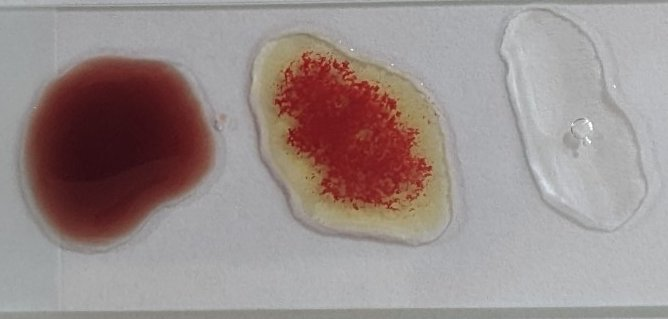
#> input picture data_backup/testvat/mau1433.jpg, 668 x 319 px
$ python sosanhfillter.py
#> lines starting #> are read from the running program, lines starting #| are printed output that depends on the picture; after the words box and inside, x2 and y2 are one past the last pixel; in counts of white or black regions, pixels touching at a corner belong together; long printed decimals are rounded
import cv2
import numpy as np
import statistics

# read image
taM=[]
tbM=[]
tcM=[]

taG=[]
tbG=[]
tcG=[]


#for i in range(2,15):
# image = cv2.imread('mau'+str(i)+'.jpg')
    #print('\nAnh mau: '+str(i))
image = cv2.imread('mau1433.jpg')
#> image is the input picture: shape (319, 668, 3); mean B, G, R 139.4, 141.1, 153.9
img=cv2.cvtColor(image, cv2.COLOR_BGR2GRAY)
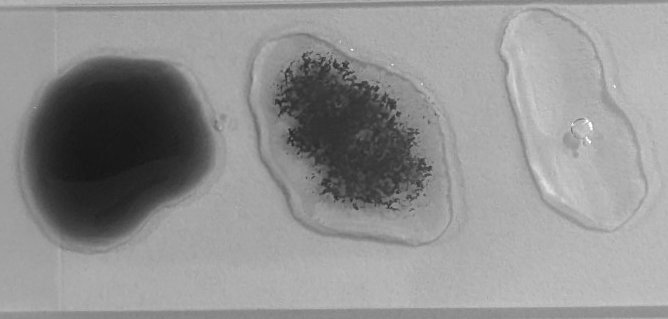
#> img: shape (319, 668); min 21, max 255, mean 144.7
# get dimensions of image
blurM = cv2.medianBlur(img, 5)
edgeM = cv2.Canny(blurM, 100, 200)
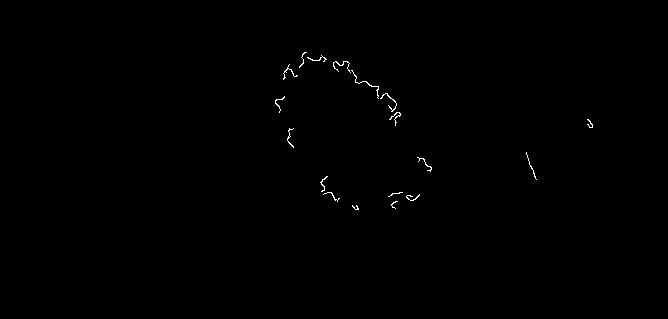
#> edgeM: shape (319, 668); 0.27% white in thin lines or dots, all inside (x1, y1, x2, y2) = (275, 52, 593, 210)

blurG = cv2.GaussianBlur(img, (9, 9), 0)
edgeG = cv2.Canny(blurG, 50, 150)
#> edgeG: shape (319, 668); 0.05% white in thin lines or dots, all inside (x1, y1, x2, y2) = (281, 60, 380, 99)

blurM2 = cv2.medianBlur(img, 5)
edgeM2 = cv2.Canny(blurM2, 10, 150)
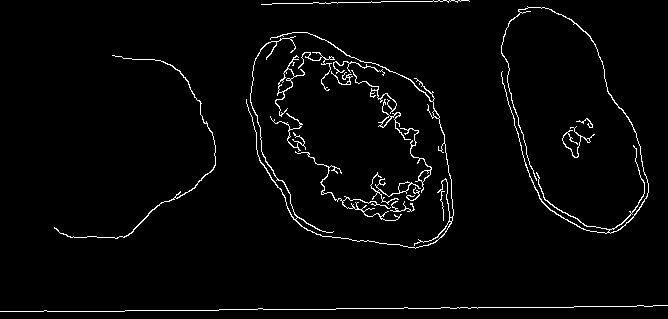
#> edgeM2: shape (319, 668); 2.7% white in thin lines or dots

blurG2 = cv2.GaussianBlur(img, (9, 9), 0)
edgeG2 = cv2.Canny(blurG2, 10, 100)
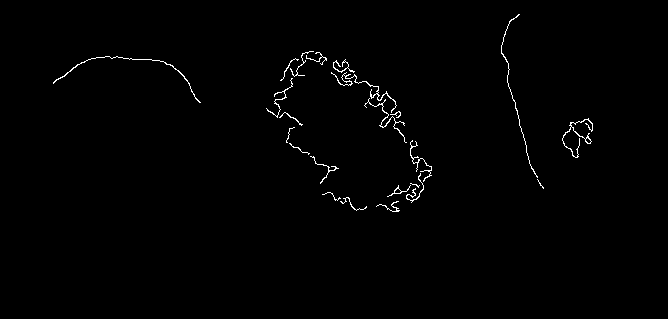
#> edgeG2: shape (319, 668); 0.84% white in thin lines or dots, all inside (x1, y1, x2, y2) = (53, 14, 593, 212)

img=edgeM
img2=edgeG

img3=edgeG2
# height, width, number of channels in image
height = img.shape[0]
#> height = 319
width = int(img.shape[1])
#> width = 668

#print(height)
#print(width)

#img[start row, end row, start col and col]
eM1=img[:,0:int(width/3)]
#> eM1: shape (319, 222); every value is 0
eM2=img[:,int(width/3):int(width/3*2)]
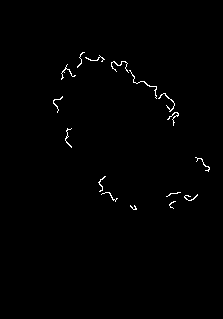
#> eM2: shape (319, 223); 0.73% white in thin lines or dots, all inside (x1, y1, x2, y2) = (53, 52, 210, 210)
eM3=img[:,int(width/3*2):int(width)]
#> eM3: shape (319, 223); 0.07% white in thin lines or dots, all inside (x1, y1, x2, y2) = (81, 119, 148, 180)

eG1=img2[:,0:int(width/3)]
eG2=img2[:,int(width/3):int(width/3*2)]
#> eG2: shape (319, 223); 0.16% white in thin lines or dots, all inside (x1, y1, x2, y2) = (59, 60, 158, 99)
eG3=img2[:,int(width/3*2):int(width)]
#> eG3: shape (319, 223); every value is 0

eeG1=img3[:,0:int(width/3)]
#> eeG1: shape (319, 222); 0.28% white in thin lines or dots, all inside (x1, y1, x2, y2) = (53, 56, 201, 103)
eeG2=img3[:,int(width/3):int(width/3*2)]
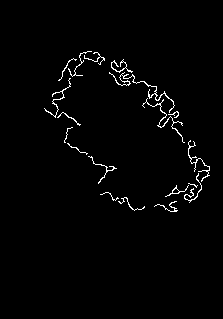
#> eeG2: shape (319, 223); 1.7% white in thin lines or dots, all inside (x1, y1, x2, y2) = (44, 51, 210, 212)
eeG3=img3[:,int(width/3*2):int(width)]
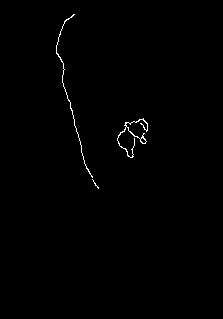
#> eeG3: shape (319, 223); 0.53% white in thin lines or dots, all inside (x1, y1, x2, y2) = (56, 14, 148, 189)

'''
a1=np.concatenate((crop,crop2,crop3),axis=0)
cv2.imshow('',a1)
cv2.waitKey(0)
'''

hist, bin =np.histogram(eM1)
#> hist = [0, 0, 0, 0, 0, 70818, 0, 0, 0, 0]; bin = [-0.5, -0.4, -0.3, -0.2, -0.1, 0, 0.1, 0.2, 0.3, 0.4, 0.5]
print('')
a=hist[-1]
#> a = 0


hist, bin =np.histogram(eM2)
#> hist = [70617, 0, 0, 0, 0, 0, 0, 0, 0, 520]; bin = [0, 25.5, 51, 76.5, 102, 127.5, 153, 178.5, 204, 229.5, 255]
b=hist[-1]
#> b = 520

hist, bin =np.histogram(eM3)
#> hist = [71084, 0, 0, 0, 0, 0, 0, 0, 0, 53]
c=hist[-1]
#> c = 53

#taM.append(a)
#tbM.append(b)
#tcM.append(c)

print('Fillter M')
print('%s %s %s'%(a,b,c))
#| 0 520 53

m = min(a, b, c)
#> m = 0
a1=a-m
#> a1 = 0
b1=b-m
#> b1 = 520
c1=c-m
#> c1 = 53
print('tru so nho nhat')
print('%s %s %s'%(a1,b1,c1))
#| 0 520 53
tong=np.mean([a1,b1,c1,m])
#> tong = 143.2
print('so nho nhat')
print(m)
#| 0
print('trung binh cong:')
print(np.mean([a1,b1,c1]))
#| 191.0
print('phuong phai di do khum nho ten:')
print(tong)
#| 143.25

m=min(a,b,c)
a1=a-m
b1=b-m
c1=c-m
print('%s %s %s'%(a1,b1,c1))
#| 0 520 53
taM.append(a1)
tbM.append(b1)
tcM.append(c1)


'''
m=min(a,b,c)
a1=a-m
b1=b-m
c1=c-m
print('%s %s %s'%(a1,b1,c1))
tong=np.mean([a1,b1,c1,m])
print(m)
print(np.mean([a1,b1,c1]))
print(tong)
'''

hist, bin =np.histogram(eG1)
#> hist = [0, 0, 0, 0, 0, 70818, 0, 0, 0, 0]; bin = [-0.5, -0.4, -0.3, -0.2, -0.1, 0, 0.1, 0.2, 0.3, 0.4, 0.5]
print('')
a=hist[-1]
#taG.append(a)
hist, bin =np.histogram(eG2)
#> hist = [71020, 0, 0, 0, 0, 0, 0, 0, 0, 117]; bin = [0, 25.5, 51, 76.5, 102, 127.5, 153, 178.5, 204, 229.5, 255]
b=hist[-1]
#> b = 117
#tbG.append(b)

hist, bin =np.histogram(eG3)
#> hist = [0, 0, 0, 0, 0, 71137, 0, 0, 0, 0]; bin = [-0.5, -0.4, -0.3, -0.2, -0.1, 0, 0.1, 0.2, 0.3, 0.4, 0.5]
c=hist[-1]
#> c = 0
#tcG.append(c)

print('Fillter G')
print('%s %s %s'%(a,b,c))
#| 0 117 0

m = min(a, b, c)
a1=a-m
b1=b-m
#> b1 = 117
c1=c-m
#> c1 = 0
print('tru so nho nhat')
print('%s %s %s'%(a1,b1,c1))
#| 0 117 0
tong=np.mean([a1,b1,c1,m])
#> tong = 29.25
print('so nho nhat')
print(m)
#| 0
print('trung binh cong:')
print(np.mean([a1,b1,c1]))
#| 39.0
print('phuong phai di do khum nho ten:')
print(tong)
#| 29.25
taG.append(a1)
tbG.append(b1)
tcG.append(c1)


print('Cac ket qua trung binh')
'''
print('Fillter M')
print(statistics.mean(taM))
print(statistics.mean(tbM))
print(statistics.mean(tcM))
print('Fillter G')
print(statistics.mean(taG))
print(statistics.mean(tbG))
print(statistics.mean(tcG))
'''

print('Fillter M')
print(taM)
#| [0]
print(tbM)
#| [520]
print(tcM)
#| [53]
print('Fillter G')
print(taG)
#| [0]
print(tbG)
#| [117]
print(tcG)
#| [0]

print('Do lech chuan')
print('Fillter M')
print(np.std(taM))
#| 0.0
print(np.std(tbM))
#| 0.0
print(np.std(tcM))
#| 0.0
print('Fillter G')
print(np.std(taG))
#| 0.0
print(np.std(tbG))
#| 0.0
print(np.std(tcG))
#| 0.0


print("")
hist, bin =np.histogram(eeG1)
#> hist = [70617, 0, 0, 0, 0, 0, 0, 0, 0, 201]; bin = [0, 25.5, 51, 76.5, 102, 127.5, 153, 178.5, 204, 229.5, 255]
print('')
a3=hist[-1]
#> a3 = 201


hist, bin =np.histogram(eeG2)
#> hist = [69923, 0, 0, 0, 0, 0, 0, 0, 0, 1214]
b3=hist[-1]
#> b3 = 1214

hist, bin =np.histogram(eeG3)
#> hist = [70758, 0, 0, 0, 0, 0, 0, 0, 0, 379]
c3=hist[-1]
#> c3 = 379

print('Fillter G2')
print('%s %s %s'%(a3,b3,c3))
#| 201 1214 379

$ run again, with data_backup/testvat/mau1.jpg copied over data_backup/testvat/mau1433.jpg
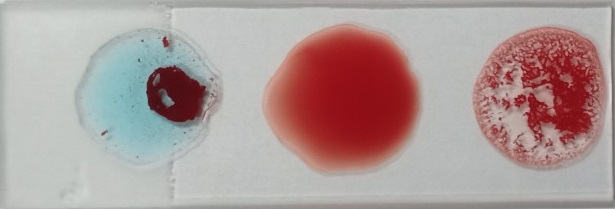
#> input picture data_backup/testvat/mau1.jpg, 615 x 209 px
#> image is the input picture: shape (209, 615, 3); mean B, G, R 153.3, 154.8, 174.5
#> `edgeM = cv2.Canny(blurM, 100, 200)`:
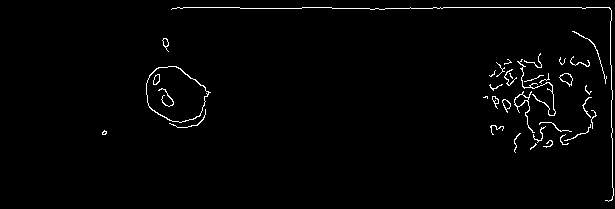
#> edgeM: shape (209, 615); 1.7% white in thin lines or dots, all inside (x1, y1, x2, y2) = (102, 7, 614, 202)
#> edgeG: shape (209, 615); 1.3% white in thin lines or dots, all inside (x1, y1, x2, y2) = (146, 6, 613, 204)
#> edgeM2: shape (209, 615); 4.7% white in thin lines or dots
#> edgeG2: shape (209, 615); 2.7% white in thin lines or dots, all inside (x1, y1, x2, y2) = (86, 4, 613, 207)
#> eM1: shape (209, 205); 0.97% white in thin lines or dots, all inside (x1, y1, x2, y2) = (102, 7, 205, 135)
#> eM2: shape (209, 205); 0.54% white in thin lines or dots, all inside (x1, y1, x2, y2) = (0, 7, 205, 115)
#> eM3: shape (209, 205); 3.5% white in thin lines or dots
#> eG1: shape (209, 205); 0.81% white in thin lines or dots, all inside (x1, y1, x2, y2) = (146, 7, 205, 123)
#> eG2: shape (209, 205); 0.51% white in thin lines or dots, all inside (x1, y1, x2, y2) = (0, 7, 205, 100)
#> eG3: shape (209, 205); 2.7% white in thin lines or dots
#> eeG1: shape (209, 205); 1.4% white in thin lines or dots, all inside (x1, y1, x2, y2) = (86, 4, 205, 207)
#> eeG2: shape (209, 205); 1% white in thin lines or dots
#> `eeG3=img3[:,int(width/3*2):int(width)]`:
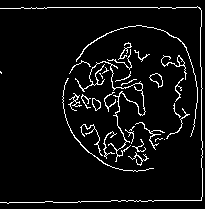
#> eeG3: shape (209, 205); 5.8% white in thin lines or dots
#> `hist, bin =np.histogram(eM1)`: hist = [42430, 0, 0, 0, 0, 0, 0, 0, 0, 415]; bin = [0, 25.5, 51, 76.5, 102, 127.5, 153, 178.5, 204, 229.5, 255]
#> `a=hist[-1]`: a = 415
#> `hist, bin =np.histogram(eM2)`: hist = [42615, 0, 0, 0, 0, 0, 0, 0, 0, 230]
#> `b=hist[-1]`: b = 230
#> `hist, bin =np.histogram(eM3)`: hist = [41357, 0, 0, 0, 0, 0, 0, 0, 0, 1488]
#> `c=hist[-1]`: c = 1488
#| 415 230 1488
#> `m = min(a, b, c)`: m = 230
#> `a1=a-m`: a1 = 185
#> b1 = 0
#> `c1=c-m`: c1 = 1258
#| 185 0 1258
#> `tong=np.mean([a1,b1,c1,m])`: tong = 418.2
#| 230
#| 481.0
#| 418.25
#| 185 0 1258
#> `hist, bin =np.histogram(eG1)`: hist = [42498, 0, 0, 0, 0, 0, 0, 0, 0, 347]
#> `a=hist[-1]`: a = 347
#> `hist, bin =np.histogram(eG2)`: hist = [42625, 0, 0, 0, 0, 0, 0, 0, 0, 220]
#> `b=hist[-1]`: b = 220
#> `hist, bin =np.histogram(eG3)`: hist = [41695, 0, 0, 0, 0, 0, 0, 0, 0, 1150]
#> `c=hist[-1]`: c = 1150
#| 347 220 1150
#> `m = min(a, b, c)`: m = 220
#> `a1=a-m`: a1 = 127
#> `c1=c-m`: c1 = 930
#| 127 0 930
#> `tong=np.mean([a1,b1,c1,m])`: tong = 319.2
#| 220
#| 352.333
#| 319.25
#| [185]
#| [0]
#| [1258]
#| [127]
#| [0]
#| [930]
#| 0.0
#| 0.0
#| 0.0
#| 0.0
#| 0.0
#| 0.0
#> `hist, bin =np.histogram(eeG1)`: hist = [42259, 0, 0, 0, 0, 0, 0, 0, 0, 586]
#> a3 = 586
#> `hist, bin =np.histogram(eeG2)`: hist = [42412, 0, 0, 0, 0, 0, 0, 0, 0, 433]
#> b3 = 433
#> `hist, bin =np.histogram(eeG3)`: hist = [40351, 0, 0, 0, 0, 0, 0, 0, 0, 2494]
#> c3 = 2494
#| 586 433 2494

$ run again, with data_backup/testvat/mau10.jpg copied over data_backup/testvat/mau1433.jpg
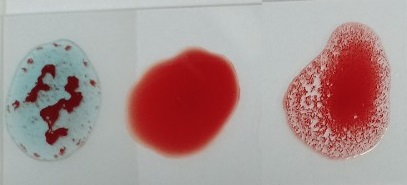
#> input picture data_backup/testvat/mau10.jpg, 407 x 185 px
#> image is the input picture: shape (185, 407, 3); mean B, G, R 145.9, 147, 170.8
#> `edgeM = cv2.Canny(blurM, 100, 200)`:
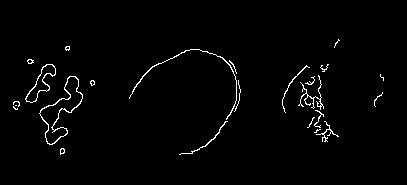
#> edgeM: shape (185, 407); 1.7% white in thin lines or dots, all inside (x1, y1, x2, y2) = (13, 39, 384, 155)
#> edgeG: shape (185, 407); 1.7% white in thin lines or dots, all inside (x1, y1, x2, y2) = (13, 22, 382, 156)
#> edgeM2: shape (185, 407); 4% white in thin lines or dots, all inside (x1, y1, x2, y2) = (13, 22, 392, 162)
#> edgeG2: shape (185, 407); 3% white in thin lines or dots, all inside (x1, y1, x2, y2) = (11, 22, 390, 161)
#> eM1: shape (185, 135); 2.2% white in thin lines or dots, all inside (x1, y1, x2, y2) = (13, 46, 135, 155)
#> eM2: shape (185, 136); 1.3% white in thin lines or dots, all inside (x1, y1, x2, y2) = (0, 49, 106, 155)
#> eM3: shape (185, 136); 1.8% white in thin lines or dots, all inside (x1, y1, x2, y2) = (11, 39, 113, 142)
#> eG1: shape (185, 135); 2.3% white in thin lines or dots, all inside (x1, y1, x2, y2) = (13, 45, 135, 155)
#> eG2: shape (185, 136); 1.3% white in thin lines or dots, all inside (x1, y1, x2, y2) = (0, 49, 104, 156)
#> eG3: shape (185, 136); 1.5% white in thin lines or dots, all inside (x1, y1, x2, y2) = (29, 22, 111, 139)
#> eeG1: shape (185, 135); 2.4% white in thin lines or dots, all inside (x1, y1, x2, y2) = (11, 45, 135, 155)
#> `eeG3=img3[:,int(width/3*2):int(width)]`:
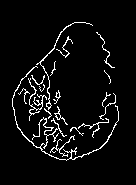
#> eeG3: shape (185, 136); 5.2% white in thin lines or dots, all inside (x1, y1, x2, y2) = (12, 22, 119, 161)
#> `hist, bin =np.histogram(eM1)`: hist = [24438, 0, 0, 0, 0, 0, 0, 0, 0, 537]; bin = [0, 25.5, 51, 76.5, 102, 127.5, 153, 178.5, 204, 229.5, 255]
#> `a=hist[-1]`: a = 537
#> `hist, bin =np.histogram(eM2)`: hist = [24826, 0, 0, 0, 0, 0, 0, 0, 0, 334]
#> `b=hist[-1]`: b = 334
#> `hist, bin =np.histogram(eM3)`: hist = [24718, 0, 0, 0, 0, 0, 0, 0, 0, 442]
#> `c=hist[-1]`: c = 442
#| 537 334 442
#> `m = min(a, b, c)`: m = 334
#> `a1=a-m`: a1 = 203
#> b1 = 0
#> `c1=c-m`: c1 = 108
#| 203 0 108
#> `tong=np.mean([a1,b1,c1,m])`: tong = 161.2
#| 334
#| 103.667
#| 161.25
#| 203 0 108
#> `hist, bin =np.histogram(eG1)`: hist = [24406, 0, 0, 0, 0, 0, 0, 0, 0, 569]
#> `a=hist[-1]`: a = 569
#> `hist, bin =np.histogram(eG2)`: hist = [24827, 0, 0, 0, 0, 0, 0, 0, 0, 333]
#> `b=hist[-1]`: b = 333
#> `hist, bin =np.histogram(eG3)`: hist = [24789, 0, 0, 0, 0, 0, 0, 0, 0, 371]
#> `c=hist[-1]`: c = 371
#| 569 333 371
#> `m = min(a, b, c)`: m = 333
#> `a1=a-m`: a1 = 236
#> `c1=c-m`: c1 = 38
#| 236 0 38
#> `tong=np.mean([a1,b1,c1,m])`: tong = 151.8
#| 333
#| 91.333
#| 151.75
#| [203]
#| [0]
#| [108]
#| [236]
#| [0]
#| [38]
#| 0.0
#| 0.0
#| 0.0
#| 0.0
#| 0.0
#| 0.0
#> `hist, bin =np.histogram(eeG1)`: hist = [24368, 0, 0, 0, 0, 0, 0, 0, 0, 607]
#> a3 = 607
#> `hist, bin =np.histogram(eeG2)`: hist = [24827, 0, 0, 0, 0, 0, 0, 0, 0, 333]
#> b3 = 333
#> `hist, bin =np.histogram(eeG3)`: hist = [23848, 0, 0, 0, 0, 0, 0, 0, 0, 1312]
#> c3 = 1312
#| 607 333 1312
